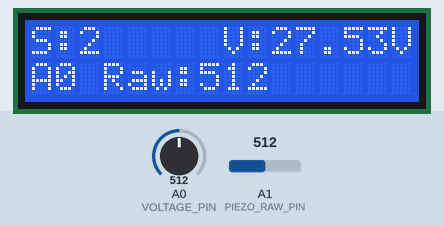
The sketch below on a simulated Arduino Uno, built with avr-gcc and run on an emulated ATmega328P. Shown: 16×2 character LCD. The test bench sets the inputs (shaded band); at power-on: A0 (VOLTAGE_PIN) = 512, A1 (PIEZO_RAW_PIN) = 512. What the sketch prints to the serial monitor is not drawn.

Above: at 2.7 s.
3.3 s: A0 (VOLTAGE_PIN) set to 490
At 3.87 s:
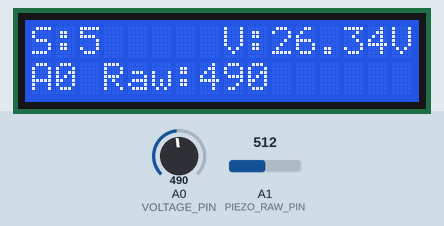
5.6 s: A1 (PIEZO_RAW_PIN) set to 70
8.6 s: A0 (VOLTAGE_PIN) set to 510
At 9.9 s:
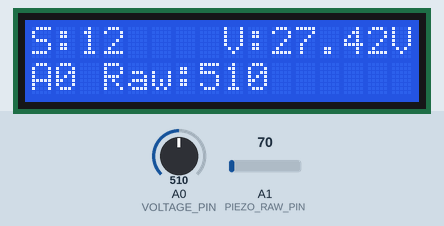
11.6 s: A1 (PIEZO_RAW_PIN) set to 90
At 12.37 s:
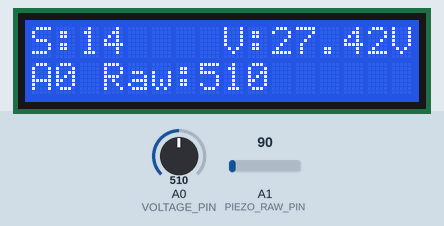
14.6 s: A0 (VOLTAGE_PIN) set to 989
At 15.37 s:
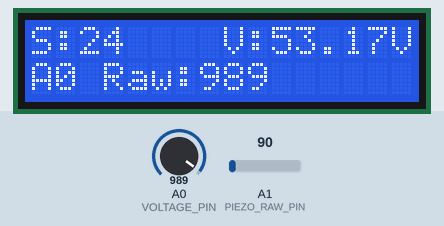
17.1 s: A0 (VOLTAGE_PIN) set to 1013
At 17.38 s:
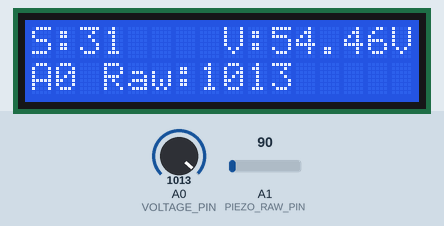
Timing chart, 0 to 20.1 s (numbered marks = the images above; inputs shaded):
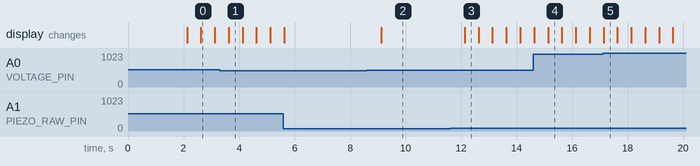

The sketch:

piezo_final.ino.ino
```cpp
/*
 * ============================================================
 *  IoT Piezoelectric Footstep Energy Harvesting
 *  LCD Display Shows:
 *    Line 1: Steps count + Voltage generated
 *    Line 2: Raw A0 value (noise/signal level)
 *
 *  Hardware:
 *    - 6x Piezo discs (parallel) → Bridge rectifier → A0
 *    - One direct piezo wire     → A1  (step pulse detection)
 *    - 16x2 LCD via I2C          → A4(SDA), A5(SCL)
 *    - Voltage divider on A0     → R1=100kΩ, R2=10kΩ
 *
 *  Library needed:
 *    Arduino IDE → Manage Libraries → "LiquidCrystal I2C"
 *    by Frank de Brabander → Install
 * ============================================================
 */

#include <Wire.h>
#include <LiquidCrystal_I2C.h>

// ── LCD: address 0x27 (if blank screen, try 0x3F) ──────────
LiquidCrystal_I2C lcd(0x27, 16, 2);

// ── Pins ────────────────────────────────────────────────────
#define VOLTAGE_PIN   A0   // Rectified piezo output via voltage divider
#define PIEZO_RAW_PIN A1   // Direct piezo wire for step detection

// ── Voltage divider: R1=100kΩ, R2=10kΩ ─────────────────────
//    Scales 0–20V down to 0–5V safe for Arduino ADC
//    Formula: Vactual = Vadc × (R1+R2)/R2 = Vadc × 11
#define DIVIDER_RATIO  11.0
#define VREF            5.0
#define ADC_MAX       1023.0

// ── Step detection tuning ───────────────────────────────────
//    Raise if phantom steps appear, lower if real steps missed
#define STEP_THRESHOLD   80    // A1 raw ADC value to count as a step
#define DEBOUNCE_MS     300    // ignore re-trigger for 300ms after step

// ── Globals ─────────────────────────────────────────────────
unsigned long stepCount    = 0;
unsigned long lastStepTime = 0;
unsigned long lastLCDTime  = 0;

// ════════════════════════════════════════════════════════════
void setup() {
  Serial.begin(9600);

  lcd.init();
  lcd.backlight();

  // Splash screen
  lcd.setCursor(0, 0); lcd.print("  Piezo Energy  ");
  lcd.setCursor(0, 1); lcd.print("  Harvesting... ");
  delay(2000);
  lcd.clear();

  Serial.println("Steps, Voltage(V), A0_Raw");
}

// ════════════════════════════════════════════════════════════
void loop() {

  // ── 1. Detect footstep via raw piezo pulse on A1 ─────────
  int rawA1 = analogRead(PIEZO_RAW_PIN);

  if (rawA1 > STEP_THRESHOLD) {
    unsigned long now = millis();
    if ((now - lastStepTime) > DEBOUNCE_MS) {
      stepCount++;
      lastStepTime = now;
    }
  }

  // ── 2. Read voltage on A0 (through voltage divider) ──────
  int   rawA0     = analogRead(VOLTAGE_PIN);
  float vADC      = (rawA0 / ADC_MAX) * VREF;
  float vActual   = vADC * DIVIDER_RATIO;   // real voltage in volts

  // ── 3. Update LCD every 500ms ─────────────────────────────
  unsigned long now = millis();
  if ((now - lastLCDTime) >= 500) {
    lastLCDTime = now;

    lcd.clear();

    // ── LINE 1: S:xx  V:xx.xxV ────────────────────────────
    // "S:" = Steps,  "V:" = Voltage
    lcd.setCursor(0, 0);
    lcd.print("S:");
    lcd.print(stepCount);

    // Right-align voltage on same line
    // Voltage string: "V:xx.xxV"
    lcd.setCursor(8, 0);
    lcd.print("V:");
    lcd.print(vActual, 2);   // 2 decimal places
    lcd.print("V");

    // ── LINE 2: A0 raw value (noise / signal strength) ────
    // This is the direct ADC reading on A0, 0–1023
    // Useful to see if piezo is outputting anything
    lcd.setCursor(0, 1);
    lcd.print("A0 Raw:");
    lcd.setCursor(7, 1);
    lcd.print(rawA0);
    lcd.print("  ");   // clear leftover digits if number shrinks

  }

  // ── 4. Serial output for monitoring on PC ─────────────────
  // Open Serial Monitor (9600 baud) to watch live values
  static unsigned long lastSerial = 0;
  if ((millis() - lastSerial) >= 1000) {
    lastSerial = millis();
    Serial.print(stepCount);
    Serial.print(", ");
    Serial.print(vActual, 3);
    Serial.print("V, A0=");
    Serial.println(rawA0);
  }

}
```

Measured:
- after the input at 8.6 s, the display: changes after 0.53 s (image 2)
- after the input at 11.6 s, the display: changes after 0.53 s (image 3)
- what the display in image 0 shows lasts 0.5 s, from 2.6 s to 3.1 s
